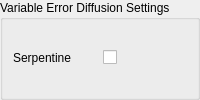
             <widget class="QWidget" name="pageVAR">
              <property name="sizePolicy">
               <sizepolicy hsizetype="Preferred" vsizetype="Minimum">
                <horstretch>0</horstretch>
                <verstretch>0</verstretch>
               </sizepolicy>
              </property>
              <property name="minimumSize">
               <size>
                <width>0</width>
                <height>60</height>
               </size>
              </property>
              <layout class="QGridLayout" name="gridLayout_13">
               <property name="leftMargin">
                <number>0</number>
               </property>
               <property name="topMargin">
                <number>0</number>
               </property>
               <property name="rightMargin">
                <number>0</number>
               </property>
               <property name="bottomMargin">
                <number>0</number>
               </property>
               <property name="spacing">
                <number>0</number>
               </property>
               <item row="0" column="0">
                <widget class="QGroupBox" name="VAR_groupBox">
                 <property name="title">
                  <string>Variable Error Diffusion Settings</string>
                 </property>
                 <layout class="QGridLayout" name="gridLayout_8">
                  <property name="leftMargin">
                   <number>10</number>
                  </property>
                  <property name="topMargin">
                   <number>8</number>
                  </property>
                  <property name="rightMargin">
                   <number>10</number>
                  </property>
                  <property name="bottomMargin">
                   <number>10</number>
                  </property>
                  <item row="0" column="0">
                   <widget class="QLabel" name="label_20">
                    <property name="text">
                     <string>Serpentine</string>
                    </property>
                   </widget>
                  </item>
                  <item row="0" column="1">
                   <widget class="QCheckBox" name="VAR_serpentine">
                    <property name="focusPolicy">
                     <enum>Qt::FocusPolicy::NoFocus</enum>
                    </property>
                    <property name="toolTip">
                     <string>use alternate left-to-right processing</string>
                    </property>
                    <property name="text">
                     <string/>
                    </property>
                   </widget>
                  </item>
                 </layout>
                </widget>
               </item>
              </layout>
             </widget>
